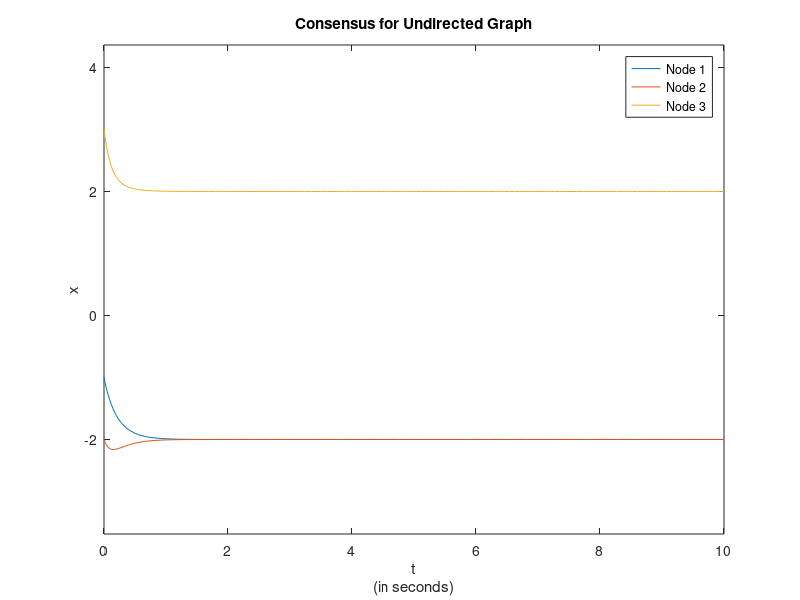

Recreate this plot in MATLAB.
clear all; 
close all;
A = [0 1 -2;1 0 -4;-2 -4 0]; %Adjacency Matrix
D = diag([3, 5, 6]); %Degree Matrix (Out-Degree)
sigma1=-1;
sigma2=-1;
sigma3=1;
L = D - A; 
%initial and final time
t_initial = 0;
t_final = 10;
x_initial = [sigma1*1 sigma2*2 sigma3*3]'; %initial states
%calculating ode45 to compute state x
[t,x] = ode45(@(t,x) -L*x ,[t_initial t_final],x_initial);
% plot figures
figure(2)
plot(t,x)
legend('Node 1','Node 2','Node 3','Node 4')
title('Consensus for Undirected Graph')
xlabel({'t','(in seconds)'})
ylabel('x')
axis equal;
